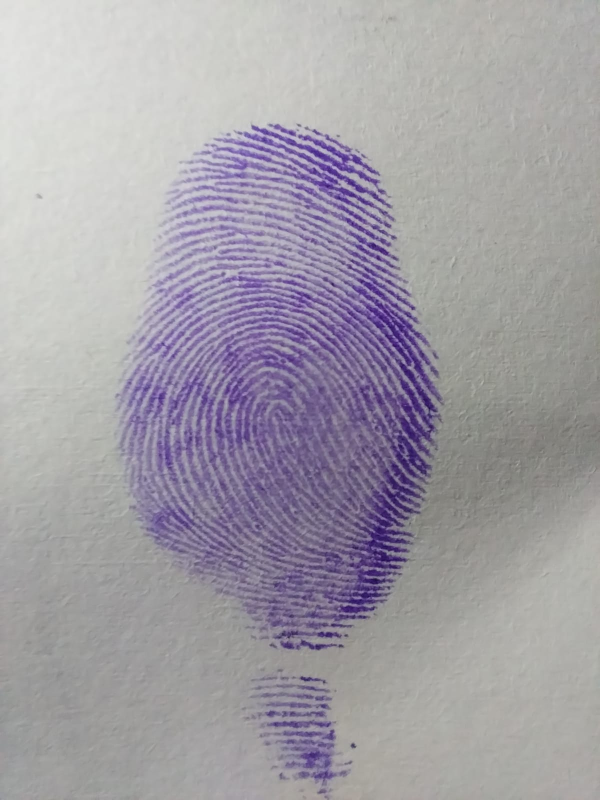
#> input picture backend/uploads/04068f45-d299-443a-b13e-78e372ab8dbf_sls.jpeg, 1200 x 1600 px (shown at 1/2 size)
$ python -i preprocessing.py   (imports and definitions only)
#> lines starting #> are read from the running program, lines starting #| are printed output that depends on the picture; after the words box and inside, x2 and y2 are one past the last pixel; in counts of white or black regions, pixels touching at a corner belong together
import cv2
import numpy as np


# =========================
# LOAD IMAGE
# =========================
def load_image(image_path):

    img = cv2.imread(image_path)
#> img is the input picture: shape (1600, 1200, 3); mean B, G, R 166.5, 158.4, 162.4

    if img is None:
        raise FileNotFoundError(f"Image not found: {image_path}")

    return img


# =========================
# CONVERT TO GRAYSCALE
# =========================
def convert_to_gray(img):

    gray = cv2.cvtColor(img, cv2.COLOR_BGR2GRAY)
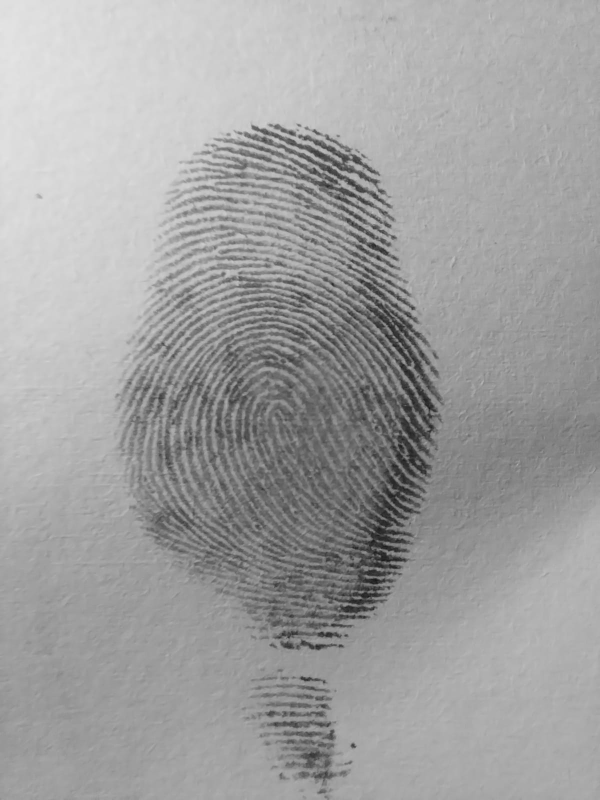
#> gray: shape (1600, 1200) (shown at 1/2 size); min 19, max 228, mean 160.6

    return gray


# =========================
# ENHANCE FINGERPRINT
# =========================
def enhance_fingerprint(gray_img):

    # Improve contrast
    enhanced = cv2.equalizeHist(gray_img)
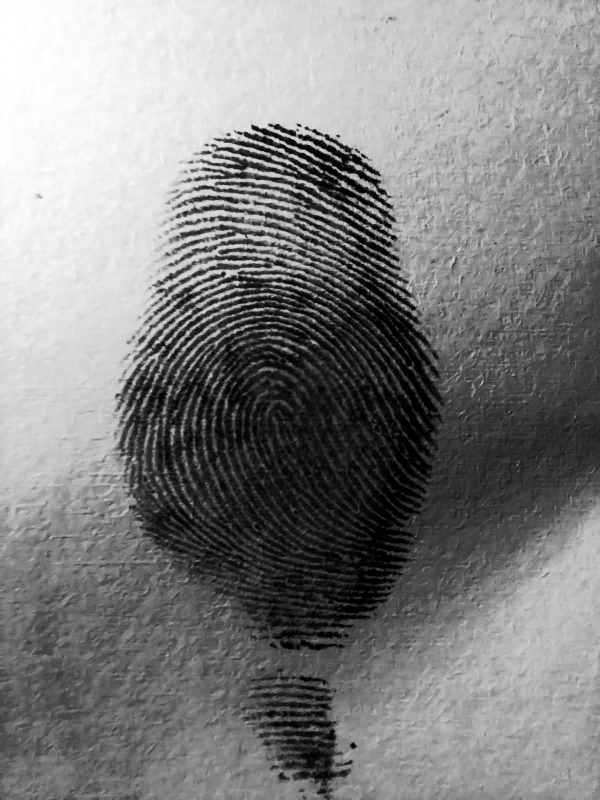
#> enhanced: shape (1600, 1200) (shown at 1/2 size); min 0, max 255, mean 128.8

    # Smooth small noise
    enhanced = cv2.GaussianBlur(enhanced, (3, 3), 0)

    return enhanced
# =========================
# REMOVE NOISE
# =========================
def remove_noise(img):

    blurred = cv2.GaussianBlur(img, (5, 5), 0)

    return blurred


# =========================
# BINARIZE IMAGE
# =========================
def binarize_image(img):

    _, binary = cv2.threshold(
        img,
        0,
        255,
        cv2.THRESH_BINARY + cv2.THRESH_OTSU
    )
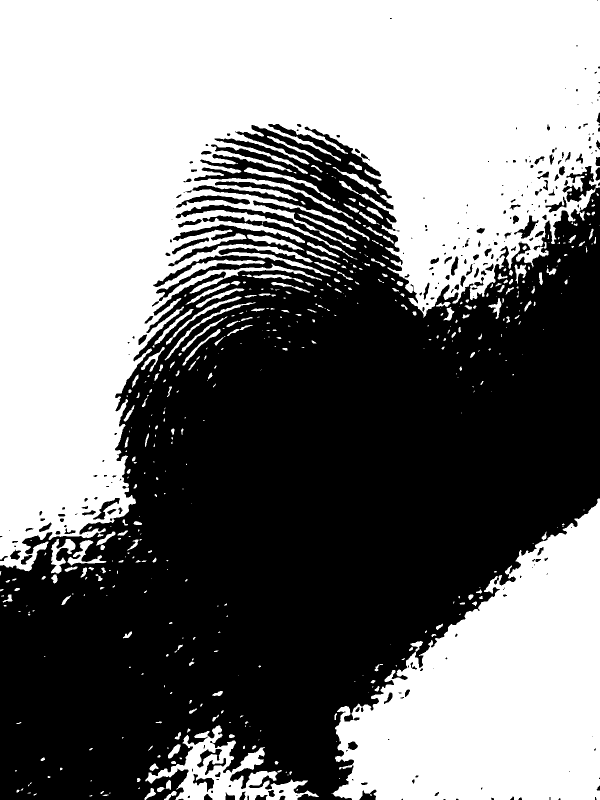
#> binary: shape (1600, 1200) (shown at 1/2 size); 49.5% white; 490 white regions (251 under 20 px), largest, box (x1, y1, x2, y2) and area: (0, 0, 1200, 1143) 708400, (663, 997, 1200, 1600) 194655, (290, 1451, 638, 1600) 16786

    return binary


# =========================
# RESIZE IMAGE
# =========================
def resize_image(img):

    resized = cv2.resize(img, (256, 256))
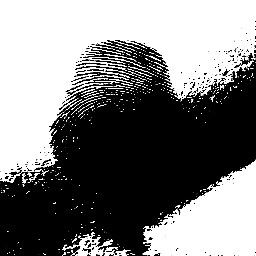
#> resized: shape (256, 256); min 0, max 255, mean 126.1

    return resized


# =========================
# MAIN PREPROCESS FUNCTION
# =========================
def preprocess_fingerprint(image_path):

    img = load_image(image_path)

    gray = convert_to_gray(img)

    enhanced = enhance_fingerprint(gray)

    denoised = remove_noise(enhanced)

    binary = binarize_image(denoised)

    resized = resize_image(binary)

    return resized

>>> result = preprocess_fingerprint('../uploads/04068f45-d299-443a-b13e-78e372ab8dbf_sls.jpeg')
